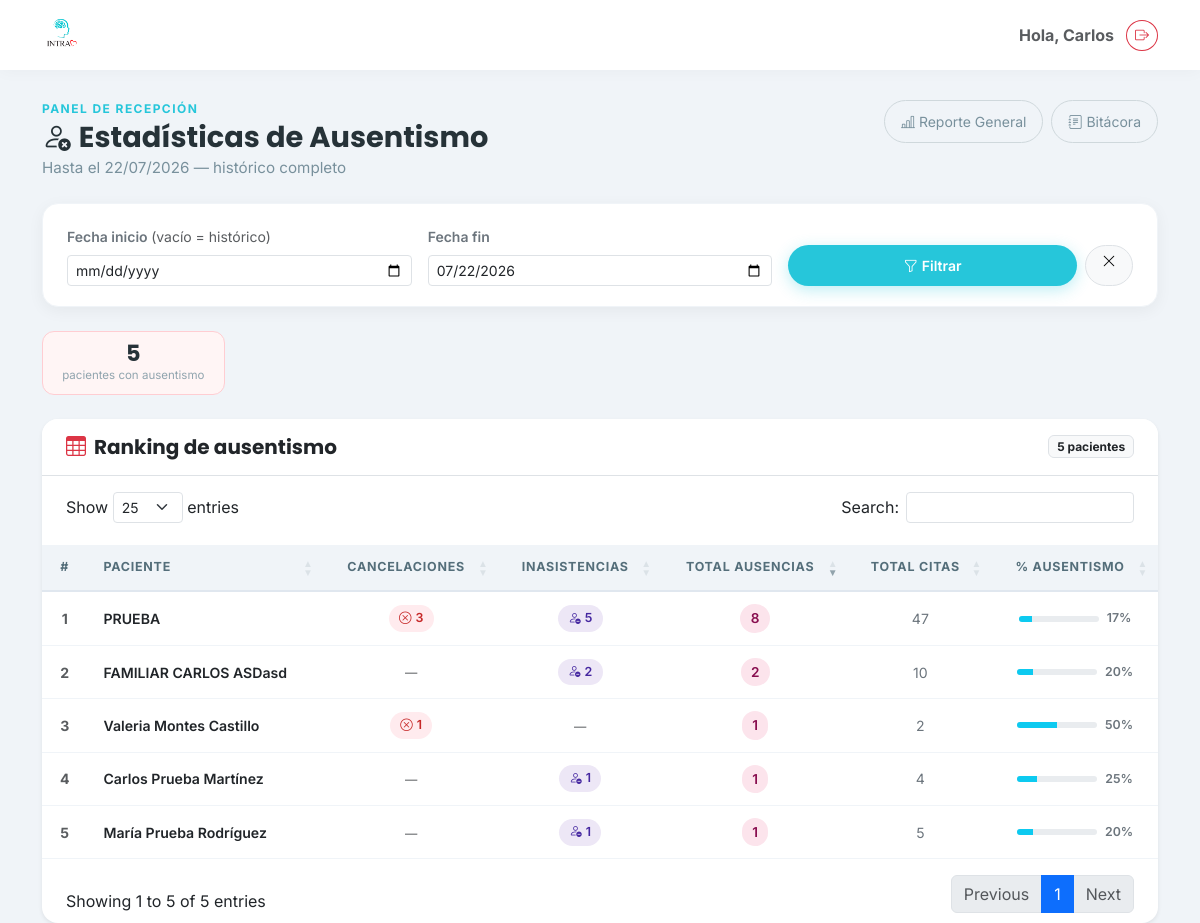
/ausentismo/ (signed in), run on the app's committed database.
### clinica/models.py (models this page shows, shortened)
class Paciente(models.Model):
    TIPO_CONTACTO_CHOICES = [
        ('propio', 'Propio'),
        ('madre', 'Madre'),
        ('padre', 'Padre'),
        ('pareja', 'Pareja'),
        ('otro', 'Otro'),
    ]
    SEXO_CHOICES = [
        ('Femenino', 'Femenino'),
        ('Masculino', 'Masculino'),
    ]
    usuario = models.OneToOneField(User, on_delete=models.SET_NULL, null=True, blank=True, related_name='perfil_paciente')
    nombre = models.CharField(max_length=200, verbose_name="Nombre Completo")
    fecha_nacimiento = models.DateField(verbose_name="Fecha de Nacimiento")
    dado_de_alta = models.BooleanField(
        default = False,
        verbose_name = "Dado de alta"
    )
    fecha_alta = models.DateTimeField(
        null = True,
        blank = True
    )
    estado = models.CharField(
        max_length=20,
        default="Activo"
    )
    fecha_suspension = models.DateTimeField(
        null=True,
        blank=True
    )
    motivo_suspension = models.TextField(
        null=True,
        blank=True
    )
    suspendido_por = models.ForeignKey(
        User,
        null=True,
        blank=True,
        on_delete=models.SET_NULL
    )
    nombre_normalizado = models.CharField(max_length=200, blank=True, editable=False)
    sexo = models.CharField(
        max_length=20,
        choices=SEXO_CHOICES,
        default='Femenino',
        verbose_name="Sexo"
    )
    telefono = models.CharField(max_length=20, verbose_name="Teléfono (WhatsApp)")
    identidad_contacto = models.CharField(max_length=20, choices=TIPO_CONTACTO_CHOICES, default='propio')
    servicio_inicial = models.ForeignKey('Servicio', on_delete=models.SET_NULL, null=True, verbose_name="Servicio Inicial")
    consentimiento_firmado = models.FileField(upload_to='documentos/', blank=True, null=True)
    estudio_socioeconomico = models.FileField(upload_to='documentos/', blank=True, null=True)
    apertura_expediente = models.FileField(upload_to='documentos/', blank=True, null=True)
    resumen_clinico = models.TextField(blank=True, null=True)
    empresa = models.ForeignKey(
        'Empresa', on_delete=models.SET_NULL, null=True, blank=True,
        related_name='pacientes'
    )
    division = models.ForeignKey(
        'Division', on_delete=models.SET_NULL, null=True, blank=True,
        related_name='pacientes', verbose_name='División'
    )
    pacientes_relacionados = models.ManyToManyField('self', blank=True, symmetrical=True)
    enlace_resultados = models.URLField(blank=True, null=True)
    fecha_registro = models.DateTimeField(auto_now_add=True)
    dado_de_alta = models.BooleanField(default=False, verbose_name="Dado de alta")
    fecha_alta = models.DateTimeField(null=True, blank=True)
    class Meta:
        verbose_name = "Paciente"
        verbose_name_plural = "Pacientes"

### clinica/views.py (the view)
# urls.py: path('ausentismo/', clinica_views.estadisticas_ausentismo, name='estadisticas_ausentismo'),
@login_required
def estadisticas_ausentismo(request):
    if not request.user.is_superuser:
        return redirect('home')
    hoy = date.today()
    fecha_inicio_str = request.GET.get('fecha_inicio', '')
    fecha_fin_str    = request.GET.get('fecha_fin', '')
    try:
        fecha_inicio = date.fromisoformat(fecha_inicio_str) if fecha_inicio_str else None
    except ValueError:
        fecha_inicio = None
    try:
        fecha_fin = date.fromisoformat(fecha_fin_str) if fecha_fin_str else hoy
    except ValueError:
        fecha_fin = hoy
    citas_qs = Cita.objects.filter(paciente__isnull=False, fecha__lte=fecha_fin)
    if fecha_inicio:
        citas_qs = citas_qs.filter(fecha__gte=fecha_inicio)
    pacientes_stats = (
        citas_qs
        .values('paciente__id', 'paciente__nombre')
        .annotate(
            cancelaciones=Count('id', filter=Q(estatus=Cita.ESTATUS_CANCELO)),
            inasistencias=Count('id', filter=Q(estatus=Cita.ESTATUS_NO_ASISTIO)),
            total_ausencias=Count('id', filter=Q(estatus__in=[
                Cita.ESTATUS_CANCELO, Cita.ESTATUS_NO_ASISTIO
            ])),
            total_citas=Count('id'),
        )
        .filter(total_ausencias__gt=0)
        .order_by('-total_ausencias', '-cancelaciones')
    )
    return render(request, 'clinica/estadisticas_ausentismo.html', {
        'pacientes_stats':  pacientes_stats,
        'fecha_inicio':     fecha_inicio,
        'fecha_fin':        fecha_fin,
        'fecha_inicio_iso': fecha_inicio.isoformat() if fecha_inicio else '',
        'fecha_fin_iso':    fecha_fin.isoformat(),
        'total_pacientes':  pacientes_stats.count(),
    })

### clinica/templates/clinica/estadisticas_ausentismo.html (shortened to what this page needs)
{% extends 'clinica/base.html' %}
{% block content %}
<div class="d-flex flex-wrap justify-content-between align-items-start gap-3 mb-4">
    <div>
        <p class="reporte-eyebrow">Panel de Recepción</p>
        <h2 class="reporte-title">
            <i class="bi bi-person-x me-2"></i>Estadísticas de Ausentismo
        </h2>
        <p class="reporte-subtitle">
            {% if fecha_inicio %}
                Del {{ fecha_inicio|date:"d/m/Y" }} al {{ fecha_fin|date:"d/m/Y" }}
            {% else %}
                Hasta el {{ fecha_fin|date:"d/m/Y" }} — histórico completo
            {% endif %}
        </p>
    </div>
    <div class="d-flex gap-2">
        <a href="{% url 'reporte_general' %}" class="btn btn-outline-secondary btn-sm rounded-pill px-3">
            <i class="bi bi-bar-chart-line me-1"></i>Reporte General
        </a>
        <a href="{% url 'bitacora_diaria' %}" class="btn btn-outline-secondary btn-sm rounded-pill px-3">
            <i class="bi bi-journal-text me-1"></i>Bitácora
        </a>
    </div>
</div>
<div class="filtros-panel mb-4">
    <form method="get" class="row g-3 align-items-end">
        <div class="col-sm-6 col-lg-4">
            <label class="form-label small fw-semibold text-secondary">Fecha inicio <span class="text-muted fw-normal">(vacío = histórico)</span></label>
            <input type="date" name="fecha_inicio" value="{{ fecha_inicio_iso }}"
                   class="form-control form-control-sm">
        </div>
        <div class="col-sm-6 col-lg-4">
            <label class="form-label small fw-semibold text-secondary">Fecha fin</label>
            <input type="date" name="fecha_fin" value="{{ fecha_fin_iso }}"
                   class="form-control form-control-sm">
        </div>
        <div class="col-sm-12 col-lg-4">
            <div class="d-flex gap-2">
                <button type="submit" class="btn btn-primary btn-sm rounded-pill px-4 flex-grow-1">
                    <i class="bi bi-funnel me-1"></i>Filtrar
                </button>
                <a href="{% url 'estadisticas_ausentismo' %}" class="btn btn-light btn-sm border rounded-pill px-3" title="Limpiar filtros">
                    <i class="bi bi-x-lg"></i>
                </a>
            </div>
        </div>
    </form>
</div>
<div class="d-flex flex-wrap gap-3 mb-4">
    <div class="reporte-stat reporte-stat--danger">
        <span class="reporte-stat-val">{{ total_pacientes }}</span>
        <span class="reporte-stat-lbl">pacientes con ausentismo</span>
    </div>
</div>
<div class="card shadow-sm border-0 rounded-4 overflow-hidden">
    <div class="card-header bg-white border-bottom px-4 py-3 d-flex justify-content-between align-items-center">
        <h5 class="fw-bold mb-0 text-dark">
            <i class="bi bi-table me-2 text-danger"></i>Ranking de ausentismo
        </h5>
        <span class="badge bg-light text-dark border">{{ total_pacientes }} paciente{{ total_pacientes|pluralize }}</span>
    </div>
    <div class="card-body p-0">
        <div class="table-responsive">
            <table id="tablaAusentismo" class="table table-hover align-middle mb-0 tabla-ausentismo">
                <thead>
                    <tr>
                        <th class="text-center">#</th>
                        <th>Paciente</th>
                        <th class="text-center">Cancelaciones</th>
                        <th class="text-center">Inasistencias</th>
                        <th class="text-center">Total ausencias</th>
                        <th class="text-center">Total citas</th>
                        <th class="text-center">% Ausentismo</th>
                    </tr>
                </thead>
                <tbody>
                    {% for p in pacientes_stats %}
                    {% with pct=p.total_ausencias|floatformat:0 %}
                    <tr>
                        <td class="text-center text-muted fw-bold small">{{ forloop.counter }}</td>
                        <td>
                            <a href="{% url 'detalle_paciente' p.paciente__id %}"
                               class="fw-semibold text-dark text-decoration-none link-hover">
                                {{ p.paciente__nombre }}
                            </a>
                        </td>
                        <td class="text-center">
                            {% if p.cancelaciones > 0 %}
                            <span class="badge-ausentismo badge-cancelo">
                                <i class="bi bi-x-circle me-1"></i>{{ p.cancelaciones }}
                            </span>
                            {% else %}
                            <span class="text-muted small">—</span>
                            {% endif %}
                        </td>
                        <td class="text-center">
                            {% if p.inasistencias > 0 %}
                            <span class="badge-ausentismo badge-inasistencia">
                                <i class="bi bi-person-dash me-1"></i>{{ p.inasistencias }}
                            </span>
                            {% else %}
                            <span class="text-muted small">—</span>
                            {% endif %}
                        </td>
                        <td class="text-center fw-bold">
                            <span class="badge-ausentismo badge-total">{{ p.total_ausencias }}</span>
                        </td>
                        <td class="text-center text-secondary">{{ p.total_citas }}</td>
                        <td class="text-center">
                            {% if p.total_citas > 0 %}
                            {% widthratio p.total_ausencias p.total_citas 100 as porcentaje %}
                            <div class="d-flex align-items-center justify-content-center gap-2">
                                <div class="progress flex-grow-1" style="height:6px; max-width:80px;">
                                    <div class="progress-bar {% if porcentaje >= 50 %}bg-danger{% elif porcentaje >= 25 %}bg-warning{% else %}bg-info{% endif %}"
                                         style="width:{{ porcentaje }}%"></div>
                                </div>
                                <span class="small fw-semibold
                                    {% if porcentaje >= 50 %}text-danger{% elif porcentaje >= 25 %}text-warning{% else %}text-secondary{% endif %}">
                                    {{ porcentaje }}%
                                </span>
                            </div>
                            {% else %}
                            <span class="text-muted small">—</span>
                            {% endif %}
                        </td>
                    </tr>
                    {% endwith %}
                    {% endfor %}
                </tbody>
            </table>
        </div>
    </div>
</div>
{% endblock %}
{% block after_body %}
<link rel="stylesheet" href="https://cdn.datatables.net/1.13.7/css/dataTables.bootstrap5.min.css">
{% endblock %}

### clinica/templates/clinica/base.html (shortened to what this page needs)
{% load static %}
<!DOCTYPE html>
<html lang="es">
<head>
    <link href="https://cdn.jsdelivr.net/npm/bootstrap@5.3.0/dist/css/bootstrap.min.css" rel="stylesheet">
    <link rel="stylesheet" href="https://cdn.jsdelivr.net/npm/bootstrap-icons@1.10.5/font/bootstrap-icons.css">
</head>
<body>
    <nav class="navbar navbar-expand-lg fixed-top">
        <div class="container">
            <a class="navbar-brand d-flex align-items-center" href="{% url 'home' %}">
               <img src="{% static 'clinica/images/logo.png' %}" alt="Logo INTRA" class="me-2">
            </a>
            <div class="d-flex align-items-center gap-2">
                <span class="me-1 text-muted fw-bold d-none d-md-block">
                    Hola, {{ user.username|title }}
                </span>
<form action="{% url 'logout' %}" method="post">
                    <button type="submit" class="btn btn-outline-danger btn-sm rounded-circle" title="Cerrar Sesión">
                        <i class="bi bi-box-arrow-right"></i>
                    </button>
                </form>
            </div>
        </div>
    </nav>
    <div class="container" style="margin-top: 100px;">
        {% block content %}
        {% endblock %}
    </div>
</body>
<link href="https://cdn.jsdelivr.net/npm/select2@4.1.0-rc.0/dist/css/select2.min.css" rel="stylesheet" />
<link rel="stylesheet" href="https://cdn.jsdelivr.net/npm/select2-bootstrap-5-theme@1.3.0/dist/select2-bootstrap-5-theme.min.css" />
{% block after_body %}{% endblock %}
</html>

### clinica/templates/clinica/base.html (style rules this page uses)
:root { --intra-primary: #26C6DA; --intra-secondary: #EF5350; --intra-dark: #37474F; --intra-light: #F0F4F8; --intra-white: #FFFFFF; }
body { background-color: var(--intra-light); font-family: 'Inter', sans-serif; color: var(--intra-dark); }
h1, h2, h3, h4, h5, .navbar-brand { font-family: 'Poppins', sans-serif; }
.btn-primary { background-color: var(--intra-primary); border: none; border-radius: 50px; padding: 10px 25px; font-weight: 600; box-shadow: 0 4px 15px rgba(38, 198, 218, 0.3); transition: all 0.3s ease; }
.btn-outline-secondary { border-color: #CFD8DC; color: #78909C; border-radius: 50px; padding: 10px 25px; }
.card { border: none; border-radius: 20px; box-shadow: 0 10px 30px rgba(0,0,0,0.05); }
.navbar { background-color: var(--intra-white); box-shadow: 0 2px 15px rgba(0,0,0,0.03); padding-top: 10px; padding-bottom: 10px; }
.navbar-brand img { height: 40px; width: auto; }

### clinica/templates/clinica/estadisticas_ausentismo.html (style rules this page uses)
.reporte-eyebrow { font-size: 0.75rem; font-weight: 700; letter-spacing: 0.12em; text-transform: uppercase; color: #26C6DA; margin-bottom: 0.15rem; }
.reporte-title { font-family: 'Poppins', sans-serif; font-weight: 700; color: #263238; font-size: 1.8rem; margin-bottom: 0.1rem; }
.reporte-subtitle { color: #78909C; font-size: 0.95rem; margin-bottom: 0; }
.filtros-panel { background: #fff; border-radius: 1rem; padding: 1.25rem 1.5rem; box-shadow: 0 4px 16px rgba(0,0,0,0.05); border: 1px solid #F0F4F8; }
.reporte-stat { display: flex; flex-direction: column; align-items: center; background: #F8FBFD; border: 1px solid #E0E7EF; border-radius: 0.75rem; padding: 0.6rem 1.2rem; min-width: 100px; }
.reporte-stat--danger { border-color: #FFCDD2; background: #FFF5F5; }
.reporte-stat-val { font-family: 'Poppins', sans-serif; font-size: 1.4rem; font-weight: 700; color: #263238; line-height: 1; }
.reporte-stat-lbl { font-size: 0.72rem; color: #90A4AE; margin-top: 0.15rem; }
.tabla-ausentismo thead th { background: #F0F4F8; color: #546E7A; font-size: 0.78rem; font-weight: 700; letter-spacing: 0.06em; text-transform: uppercase; border-bottom: 2px solid #E0E7EF; padding: 0.85rem 1rem; white-space: nowrap; }
.tabla-ausentismo tbody td { padding: 0.75rem 1rem; border-bottom: 1px solid #F0F4F8; font-size: 0.88rem; vertical-align: middle; }
.badge-ausentismo { display: inline-flex; align-items: center; padding: 0.25rem 0.65rem; border-radius: 50px; font-size: 0.78rem; font-weight: 600; }
.badge-cancelo { background: #FFEBEE; color: #C62828; }
.badge-inasistencia { background: #EDE7F6; color: #4527A0; }
.badge-total { background: #FCE4EC; color: #880E4F; font-size: 0.85rem; }

### data on the page
Paciente: paciente__nombre "FAMILIAR CARLOS ASDasd", inasistencias "2", total_ausencias "2", total_citas "10", porcentaje "20"
Paciente: paciente__nombre "Carlos Prueba Martínez", inasistencias "1", total_ausencias "1", total_citas "4", porcentaje "25"
Paciente: paciente__nombre "María Prueba Rodríguez", inasistencias "1", total_ausencias "1", total_citas "5", porcentaje "20"

### other printed values
{{ user.username|title }} "Carlos"
{{ fecha_fin|date:"d/m/Y" }} "22/07/2026"
{{ total_pacientes }} "5"
{{ p.paciente__nombre }} "PRUEBA" "Valeria Montes Castillo"
{{ p.cancelaciones }} "3" "1"
{{ p.inasistencias }} "5"
{{ p.total_ausencias }} "8" "1"
{{ p.total_citas }} "47" "2"
{{ porcentaje }} "17" "50"
